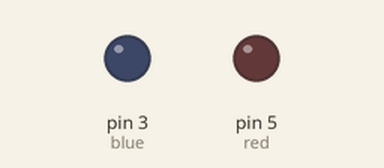
Simulated run of this sketch. Board: Arduino Uno, built with avr-gcc and run on an emulated ATmega328P. Parts: output pins drawn as LEDs (lit = HIGH).

Above: at 0.05 s.
At 0.75 s:
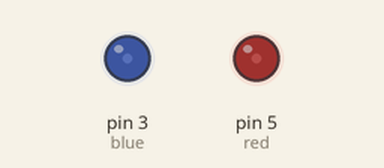
At 1.5 s:
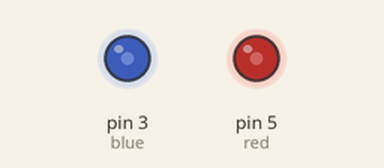
At 3.0 s:
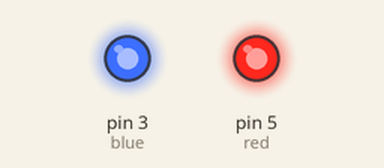
Timing chart, 0 to 6.9 s (numbered marks = the images above):
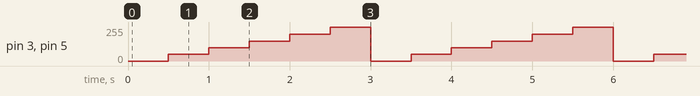

Measured:
- by itself, pin 3 (blue), pin 5 (red): repeats every 3.0 s: 100/255 0.50 s, 150/255 0.50 s, 200/255 0.50 s, 255/255 0.50 s, 0/255 0.50 s, 50/255 0.50 s

The sketch:

analog_write.ino
```cpp
int blue=3;
int red=5;
//int volt=120;
int Lwait=500;

void setup() {
  // put your setup code here, to run once:
pinMode(blue,OUTPUT);
}
void loop() {
  // put your main code here, to run repeatedly:
analogWrite(blue,0);
analogWrite(red,0);
delay(Lwait);
analogWrite(blue,50);
analogWrite(red,50);
delay(Lwait);
analogWrite(blue,100);
analogWrite(red,100);
delay(Lwait);
analogWrite(blue,150);
analogWrite(red,150);
delay(Lwait);
analogWrite(blue,200);
analogWrite(red,200);
delay(Lwait);
analogWrite(blue,255);
analogWrite(red,255 );
delay(Lwait);
}
```
